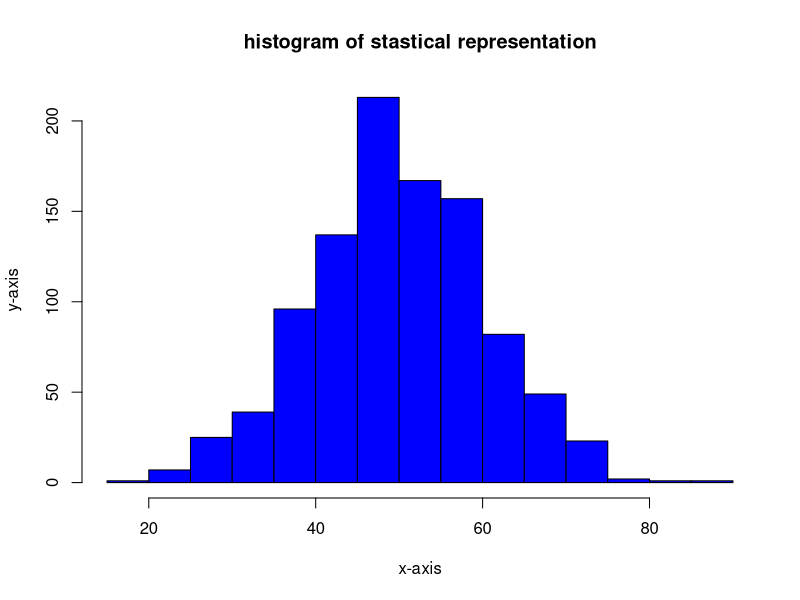

This figure's R source:
set.seed(1)
v<-rnorm(r<-1000,m<-50,s<-10)
hist(v,main="histogram of stastical representation",xlab="x-axis",ylab="y-axis",border="black",col="blue")